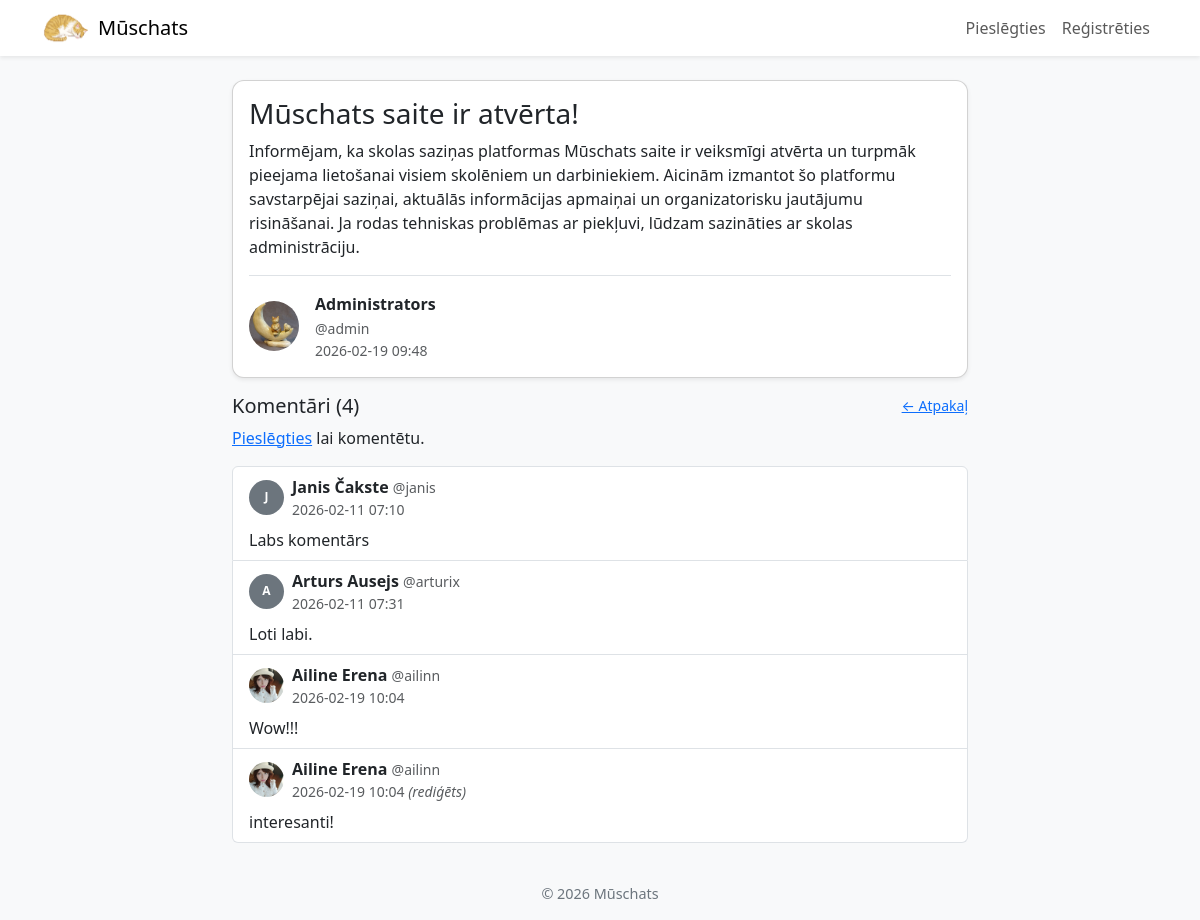
The app's page /diskusijas/1 with its own data.
### app.py (models this page shows)
class Diskusijas(db.Model):
    id = db.Column(db.Integer, primary_key=True)
    virsraksts = db.Column(db.String(200), nullable=False)
    saturs = db.Column(db.Text, nullable=False)
    lietotaja_id = db.Column(db.Integer, db.ForeignKey('lietotaji.id'), nullable=False)
    datums = db.Column(db.DateTime, default=datetime.utcnow)
    ir_redigets = db.Column(db.Boolean, default=False)
    redigets_datums = db.Column(db.DateTime, nullable=True)
    komentari = db.relationship('Komentari', backref='diskusija', lazy=True, cascade='all, delete-orphan')
    lietotajs = db.relationship('Lietotaji', backref='diskusijas')

class Lietotaji(db.Model):
    id = db.Column(db.Integer, primary_key=True)
    lietotajvards = db.Column(db.String(80), unique=True, nullable=False)
    parole = db.Column(db.String(255), nullable=False)
    vards = db.Column(db.String(80), nullable=False)
    uzvards = db.Column(db.String(80), nullable=False)
    loma = db.Column(db.String(80), nullable=False)
    konta_bilde = db.Column(db.String(255), nullable=True)
    bio = db.Column(db.Text, nullable=True)
    epasts = db.Column(db.String(120), nullable=False, unique=True)
    ir_apstiprinats = db.Column(db.Boolean, default=True)

class Komentari(db.Model):
    id = db.Column(db.Integer, primary_key=True)
    saturs = db.Column(db.Text, nullable=False)
    lietotaja_id = db.Column(db.Integer, db.ForeignKey('lietotaji.id'), nullable=False)
    diskusijas_id = db.Column(db.Integer, db.ForeignKey('diskusijas.id'), nullable=False)
    datums = db.Column(db.DateTime, default=datetime.utcnow)
    ir_redigets = db.Column(db.Boolean, default=False)
    redigets_datums = db.Column(db.DateTime, nullable=True)
    lietotajs = db.relationship('Lietotaji', backref='komentari')

### app.py (the view, shortened to what this page needs)
@app.route("/diskusijas/<int:diskusijas_id>", methods=["GET", "POST"])
def diskusija(diskusijas_id):
    diskusija = Diskusijas.query.get_or_404(diskusijas_id)
    return render_template("diskusija.html", diskusija=diskusija, ir_piesledzis='lietotajvards' in session)

### app.py (called while the page is built)
@app.context_processor
def inject_common():
    return {
        'ir_piesledzis': 'lietotajvards' in session,
        'current_year': datetime.utcnow().year
    }

### templates/diskusija.html (shortened to what this page needs)
{% extends "layout.html" %}
{% block content %}
    <div class="row justify-content-center">
        <div class="col-12 col-lg-8">
            <div class="card mb-3 shadow-sm">
                <div class="card-body">
                    <h3 class="card-title">{{ diskusija.virsraksts }}</h3>
                    <p class="card-text">{{ diskusija.saturs }}</p>
                    <div class="d-flex align-items-center mt-3 pt-3 border-top justify-content-between">
                        <div class="d-flex align-items-center">
                            <a href="{{ url_for('profils', lietotaja_vards=diskusija.lietotajs.lietotajvards) }}" class="text-decoration-none">
                                {% if diskusija.lietotajs.konta_bilde %}
                                    <img src="{{ url_for('static', filename='uploads/' + diskusija.lietotajs.konta_bilde) }}" alt="konts" class="rounded-circle me-3" style="width: 50px; height: 50px; object-fit: cover;">
                                {% else %}
                                    <div class="rounded-circle bg-secondary me-3 d-flex align-items-center justify-content-center" style="width: 50px; height: 50px; color: white; font-weight: bold;">{{ diskusija.lietotajs.vards[0] }}</div>
                                {% endif %}
                            </a>
                            <div>
                                <div><strong>{{ diskusija.lietotajs.vards }} {{ diskusija.lietotajs.uzvards }}</strong></div>
                                <a href="{{ url_for('profils', lietotaja_vards=diskusija.lietotajs.lietotajvards) }}" class="text-muted small text-decoration-none">@{{ diskusija.lietotajs.lietotajvards }}</a>
                                <div class="text-muted small">{{ diskusija.datums.strftime('%Y-%m-%d %H:%M') }}
                                </div>
                            </div>
                        </div>
                    </div>
                </div>
            </div>
            <div class="d-flex justify-content-between align-items-center mb-2">
                <h5 class="mb-0">Komentāri ({{ diskusija.komentari|length }})</h5>
                <a href="{{ url_for('index') }}" class="small">← Atpakaļ</a>
            </div>
            {% if ir_piesledzis %}
                <div class="card mb-3">
                    <div class="card-body">
                        <form method="POST">
                            <div class="mb-3">
                                <textarea name="saturs" class="form-control" placeholder="Pievieno komentāru..." minlength="2" maxlength="500" required rows="3"></textarea>
                            </div>
                            <div class="text-end">
                                <button class="btn btn-primary btn-sm" type="submit">Sūtīt komentāru</button>
                            </div>
                        </form>
                    </div>
                </div>
            {% else %}
                <p><a href="{{ url_for('login') }}">Pieslēgties</a> lai komentētu.</p>
            {% endif %}
            {% if diskusija.komentari %}
                <div class="list-group">
                    {% for k in diskusija.komentari %}
                        <div class="list-group-item">
                            <div class="d-flex align-items-center justify-content-between mb-2">
                                <div class="d-flex align-items-center">
                                    <a href="{{ url_for('profils', lietotaja_vards=k.lietotajs.lietotajvards) }}" class="text-decoration-none">
                                        {% if k.lietotajs.konta_bilde %}
                                            <img src="{{ url_for('static', filename='uploads/' + k.lietotajs.konta_bilde) }}" alt="profils" class="rounded-circle me-2" style="width: 35px; height: 35px; object-fit: cover;">
                                        {% else %}
                                            <div class="rounded-circle bg-secondary me-2 d-flex align-items-center justify-content-center" style="width: 35px; height: 35px; color: white; font-weight: bold; font-size: 12px;">{{ k.lietotajs.vards[0] }}</div>
                                        {% endif %}
                                    </a>
                                    <div>
                                        <strong>{{ k.lietotajs.vards }} {{ k.lietotajs.uzvards }}</strong>
                                        <a href="{{ url_for('profils', lietotaja_vards=k.lietotajs.lietotajvards) }}" class="text-muted small text-decoration-none">@{{ k.lietotajs.lietotajvards }}</a>
                                        <div class="text-muted small">{{ k.datums.strftime('%Y-%m-%d %H:%M') }}
                                            {% if k.ir_redigets %}
                                                <em>(rediģēts)</em>
                                            {% endif %}
                                        </div>
                                    </div>
                                </div>
                            </div>
                            <p class="mb-0">{{ k.saturs }}</p>
                        </div>
                    {% endfor %}
                </div>
            {% else %}
                <p class="text-muted">Nav neviena komentāra.</p>
            {% endif %}
        </div>
    </div>
{% endblock %}

### templates/layout.html (shortened to what this page needs)
<!DOCTYPE html>
<html lang="lv">
<head>
    <link href="https://cdn.jsdelivr.net/npm/bootstrap@5.3.1/dist/css/bootstrap.min.css" rel="stylesheet">
</head>
<body>
  <nav class="navbar navbar-expand-lg navbar-light bg-white shadow-sm">
    <div class="container">
      <a class="navbar-brand d-flex align-items-center" href="{{ url_for('index') }}">
        <img src="{{ url_for('static', filename='cat.gif') }}" alt="" style="width:48px;height:30px;" class="me-2">
        <span>Mūschats</span>
      </a>
      <div class="collapse navbar-collapse" id="mainNav">
        <ul class="navbar-nav ms-auto align-items-center">
          {% if ir_piesledzis %}
            <li class="nav-item d-flex align-items-center me-3">
              {% if session.get('konta_bilde') %}
                <img src="{{ url_for('static', filename='uploads/' + session.get('konta_bilde')) }}" alt="" class="rounded-circle me-2" style="width:34px;height:34px;object-fit:cover;">
              {% endif %}
              <span>Sveiki, <strong>{{ session['vards'] }}</strong></span>
            </li>
            <li class="nav-item"><a class="nav-link" href="{{ url_for('jauna_diskusija') }}">Jauna diskusija</a></li>
            <li class="nav-item"><a class="nav-link" href="{{ url_for('konts') }}">Profils</a></li>
            {% if session.get('loma') == 'Administrators' %}
              <li class="nav-item"><a class="nav-link" href="{{ url_for('admin_panel') }}">Admins</a></li>
            {% endif %}
            <li class="nav-item"><a class="nav-link" href="{{ url_for('logout') }}">Atteikties</a></li>
          {% else %}
            <li class="nav-item"><a class="nav-link" href="{{ url_for('login') }}">Pieslēgties</a></li>
            <li class="nav-item"><a class="nav-link" href="{{ url_for('register') }}">Reģistrēties</a></li>
          {% endif %}
        </ul>
      </div>
    </div>
  </nav>
  <main class="container py-4">
    {% block content %}{% endblock %}
  </main>
  <footer class="site-footer text-center py-3">
    <div class="container">© {{ current_year if current_year is defined else '' }} Mūschats</div>
  </footer>
</body>
</html>

### templates/layout.html (style rules this page uses)
body { background: #f8f9fa; }
.card { border-radius: .75rem; }
.site-footer { font-size: .9rem; color:#6c757d; }

### records on screen
Diskusijas: virsraksts "Mūschats saite ir atvērta!", saturs "Informējam, ka skolas saziņas platformas Mūschats saite ir veiksmīgi atvērta un turpmāk pieejama lietošanai visiem skolēniem un darbiniekiem. Aicinām izmantot šo platformu savstarpējai saziņai, aktuālās informācijas apmaiņai un organizatorisku jautājumu risināšanai. Ja rodas tehniskas problēmas ar piekļuvi, lūdzam sazināties ar skolas administrāciju.", datums "2026-02-19 09:48"
Lietotaji: konta_bilde (picture), lietotajs.vards "Administrators", lietotajs.lietotajvards "admin"
Komentari: lietotajs "J", lietotajs.vards "Janis", lietotajs.uzvards "Čakste", lietotajs.lietotajvards "janis", datums "2026-02-11 07:10", saturs "Labs komentārs"
Komentari: lietotajs "A", lietotajs.vards "Arturs", lietotajs.uzvards "Ausejs", lietotajs.lietotajvards "arturix", datums "2026-02-11 07:31", saturs "Loti labi."
Komentari: konta_bilde (picture), lietotajs.vards "Ailine", lietotajs.uzvards "Erena", lietotajs.lietotajvards "ailinn", datums "2026-02-19 10:04", saturs "Wow!!!"
Komentari: konta_bilde (picture), lietotajs.vards "Ailine", lietotajs.uzvards "Erena", lietotajs.lietotajvards "ailinn", datums "2026-02-19 10:04", ir_redigets "(rediģēts)", saturs "interesanti!"

### other values on screen
{{ diskusija.komentari|length }} "4"
